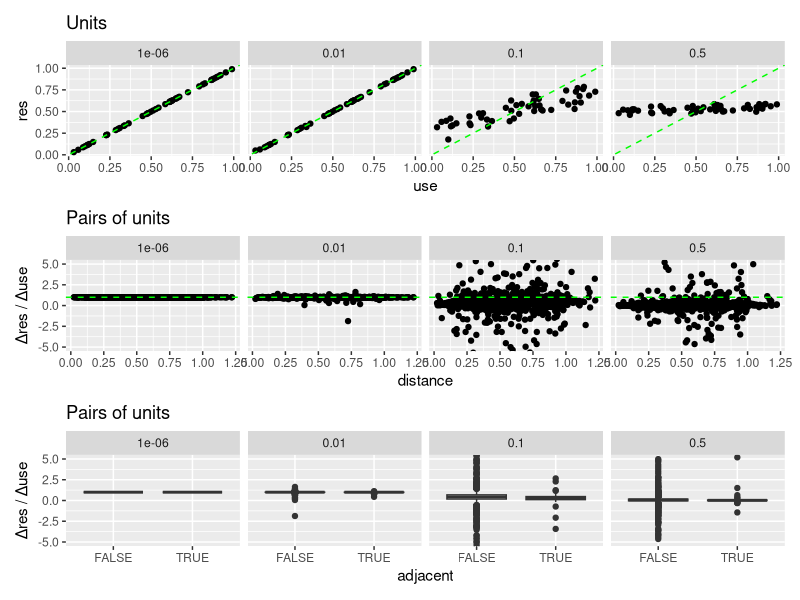

Write R code to recreate this figure.
#!/usr/bin/env Rscript

library(tidyverse)
library(patchwork)
rlm <- MASS::rlm

n <- 50
slope <- 1

# Put points on a grid
unit_data <- tibble(
  id = 1:n,
  use = runif(n, 0, 1),
  x = runif(n, 0, 1),
  y = runif(n, 0, 1)
)

build_cross <- function(unit_data, alpha) {
  # cross the raw unit data
  cross_data <- crossing(
    rename_all(unit_data, ~ str_c(., ".1")),
    rename_all(unit_data, ~ str_c(., ".2"))
  ) %>%
    mutate(
      dist = sqrt((x.1 - x.2) ** 2 + (y.1 - y.2) ** 2),
      weight = exp(-dist / alpha)
    )

  stopifnot(nrow(cross_data) == nrow(unit_data) ** 2)

  # use the crossed data to get the observed resistance in every unit
  unit_data <- cross_data %>%
    # get the resistance that every place would have, in a vacuum
    mutate(res0 = slope * use.2) %>%
    group_by(id.1) %>%
    # get actual resistance as weighted mean
    summarize(
      use = unique(use.1),
      res = weighted.mean(res0, weight)
    ) %>%
    select(id = id.1, use, res)

  # look at the observed data with respect to distance
  dist_data <- cross_data %>%
    select(id.1, id.2, dist) %>%
    left_join(rename_all(unit_data, ~ str_c(., ".1")), by = "id.1") %>%
    left_join(rename_all(unit_data, ~ str_c(., ".2")), by = "id.2") %>%
    mutate(
      d_use = use.1 - use.2,
      d_res = res.1 - res.2,
      dr_du = d_res / d_use
    ) %>%
    filter(id.1 != id.2, d_use >= 0) %>%
    select(id.1, id.2, dr_du, dist)

  # look at the observed data with respect to adjacency
  adj_data <- dist_data %>%
    group_by(id.1) %>%
    mutate(adjacent = dist == min(dist)) %>%
    ungroup() %>%
    select(id.1, id.2, dr_du, adjacent)

  list(
    unit_data = unit_data,
    dist_data = dist_data,
    adj_data = adj_data
  )
}

alphas <- c(1e-6, 0.01, 0.1, 0.5)
# alphas <- seq(1e-6, 1.0, length.out = 100)

results <- tibble(alpha = alphas) %>%
  mutate(
    data = map(alpha, ~ build_cross(unit_data, .)),
    unit_data = map(data, ~ .$unit_data),
    dist_data = map(data, ~ .$dist_data),
    adj_data = map(data, ~ .$adj_data),
    model = map(dist_data, ~ rlm(dr_du ~ dist, data = .)),
    slope = map_dbl(model, ~ coef(.)["dist"]),
    ci = map(model, confint.default),
    cor = map(dist_data, ~ cor.test(.$dr_du, .$dist, method = "spearman")),
    cor_p = map_dbl(cor, ~ .$p.value),
    adj_test = map(adj_data, ~ wilcox.test(dr_du ~ adjacent, data = .)),
    adj_p = map_dbl(adj_test, ~ .$p.value)
  )

lim <- 5

unit_plot <- results %>%
  select(alpha, unit_data) %>%
  unnest(cols = unit_data) %>%
  ggplot(aes(use, res)) +
  facet_wrap(vars(alpha), nrow = 1) +
  geom_point() +
  geom_abline(slope = 1, linetype = 2, color = "green") +
  stat_smooth(method = "rlm", color = "red", linetype = 2, se = FALSE) +
  labs(x = "use", y = "res", title = "Units")

pair_plot <- results %>%
  select(alpha, dist_data) %>%
  unnest(cols = dist_data) %>%
  ggplot(aes(dist, dr_du)) +
  facet_wrap(vars(alpha), nrow = 1) +
  geom_point() +
  geom_hline(yintercept = 1, linetype = 2, color = "green") +
  stat_smooth(method = "rlm", color = "red", linetype = 2, se = FALSE) +
  coord_cartesian(ylim = c(-1, 1) * lim) +
  labs(x = "distance", y = "Δres / Δuse", title = "Pairs of units")

adj_plot <- results %>%
  select(alpha, adj_data) %>%
  unnest(cols = adj_data) %>%
  ggplot(aes(adjacent, dr_du)) +
  facet_wrap(vars(alpha), nrow = 1) +
  geom_boxplot() +
  coord_cartesian(ylim = c(-1, 1) * lim) +
  labs(x = "adjacent", y = "Δres / Δuse", title = "Pairs of units")

plot <- unit_plot / pair_plot / adj_plot

ggsave("tmp.pdf")

results$cor_p
results$slope
results$adj_p
